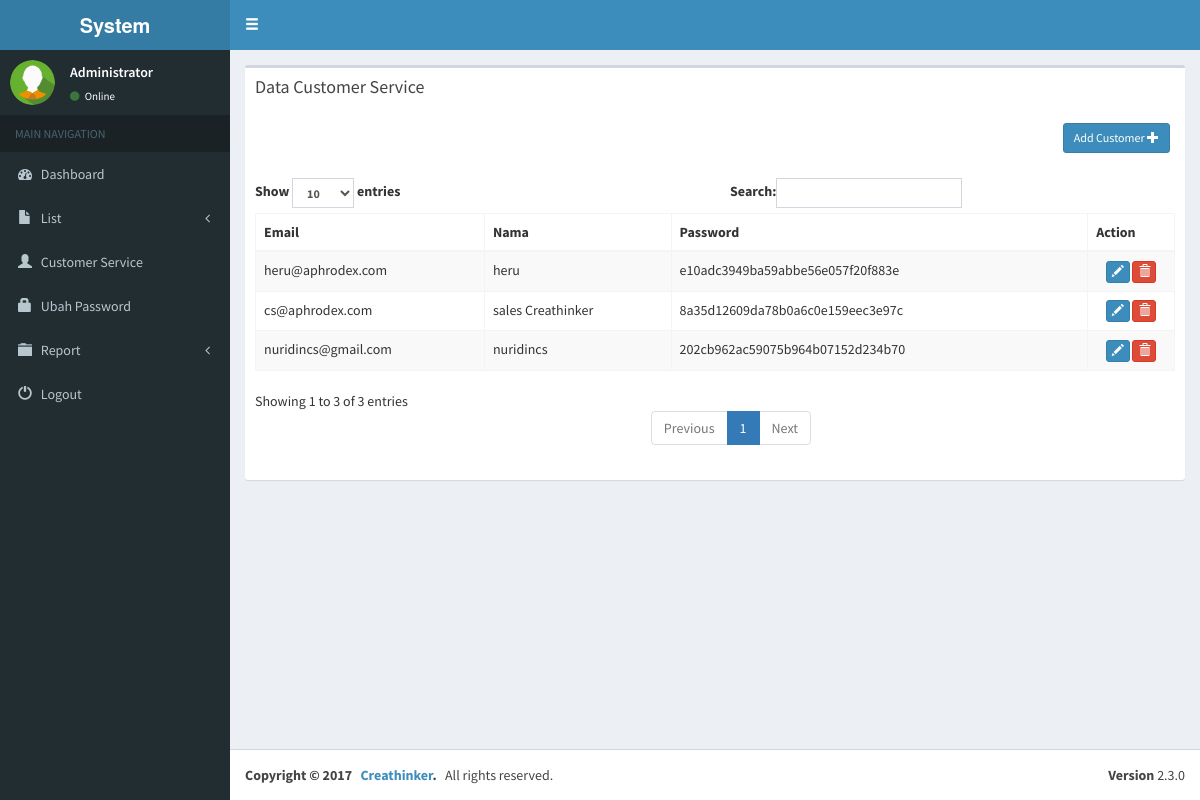
/admin/home.php?page=list_cs (signed in), run on the app's committed database.
### tables this page shows
CREATE TABLE `tbl_users` (
  `userId` int(11) NOT NULL,
  `email` varchar(128) NOT NULL COMMENT 'login email',
  `password` varchar(128) NOT NULL COMMENT 'hashed login password',
  `name` varchar(128) DEFAULT NULL COMMENT 'full name of user',
  `mobile` varchar(20) DEFAULT NULL,
  `roleId` tinyint(4) NOT NULL,
  `isDeleted` tinyint(4) NOT NULL DEFAULT '0',
  `createdBy` int(11) DEFAULT NULL,
  `createdDtm` datetime DEFAULT NULL,
  `updatedBy` int(11) DEFAULT NULL,
  `updatedDtm` datetime DEFAULT NULL
);

### admin/list_cs.php (the view, shortened to what this page needs)
<div class="row">
    <div class="col-xs-12">
        <div class="box">
            <div class="box-header">
                <h3 class="box-title">Data Customer Service</h3>
            </div>
            <div align="right" class="panel-body">
                <button type="button" class="btn btn-primary btn-sm" data-toggle="modal" data-target="#modalAddCus">
                    Add Customer&nbsp;<span class='glyphicon glyphicon-plus'></span>
                </button>
            </div>
            <div class="box-body">
                <table id="example1" class="table table-bordered table-striped dataTable no-footer">
                    <thead>
                        <tr>
                            <th>Email</th>
                            <th>Nama</th>
                            <th>Password</th>
                            <th>Action</th>
                        </tr>
                    </thead>
                    <tbody>
                       <?php
                            $qu=mysqli_query($con,"select * from tbl_users where roleId = '2'");
                            while($has=mysqli_fetch_assoc($qu))
                            {
                                echo "
                                <tr>
                                    <td>$has[email]</td>
                                    <td>$has[name]</td>
                                    <td>$has[password]</td>
                                    <td style='text-align:center'>
                        <span data-placement='top' data-toggle='tooltip' title='Update'><button onclick='dataUpdateCs($has[userId],&#39;get_cs&#39;)' class='btn btn-primary btn-xs' data-title='Update' data-toggle='modal' data-target='#modalUpCs' ><span class='glyphicon glyphicon-pencil'></span></button><span>
                        <span data-placement='top' data-toggle='tooltip' title='Delete'><button onclick='datadel($has[userId],&#39;list_cs&#39;)' class='btn btn-danger btn-xs' data-title='Delete' data-toggle='modal' data-target='#myModal' ><span class='glyphicon glyphicon-trash'></span></button><span>
                                    </td>
                                </tr>
                                ";
                            }
                       ?>
                    </tbody>
                </table>
            </div>
        </div>
    </div>
</div>

### data on the page
tbl_users: email "heru@aphrodex.com", name "heru", password "e10adc3949ba59abbe56e057f20f883e"
tbl_users: email "cs@aphrodex.com", name "sales Creathinker", password "8a35d12609da78b0a6c0e159eec3e97c"
tbl_users: email "nuridincs@gmail.com", name "nuridincs", password "202cb962ac59075b964b07152d234b70"

### other printed values
$_SESSION['roleName'] "System…"
$_SESSION['name'] "Administrator"
